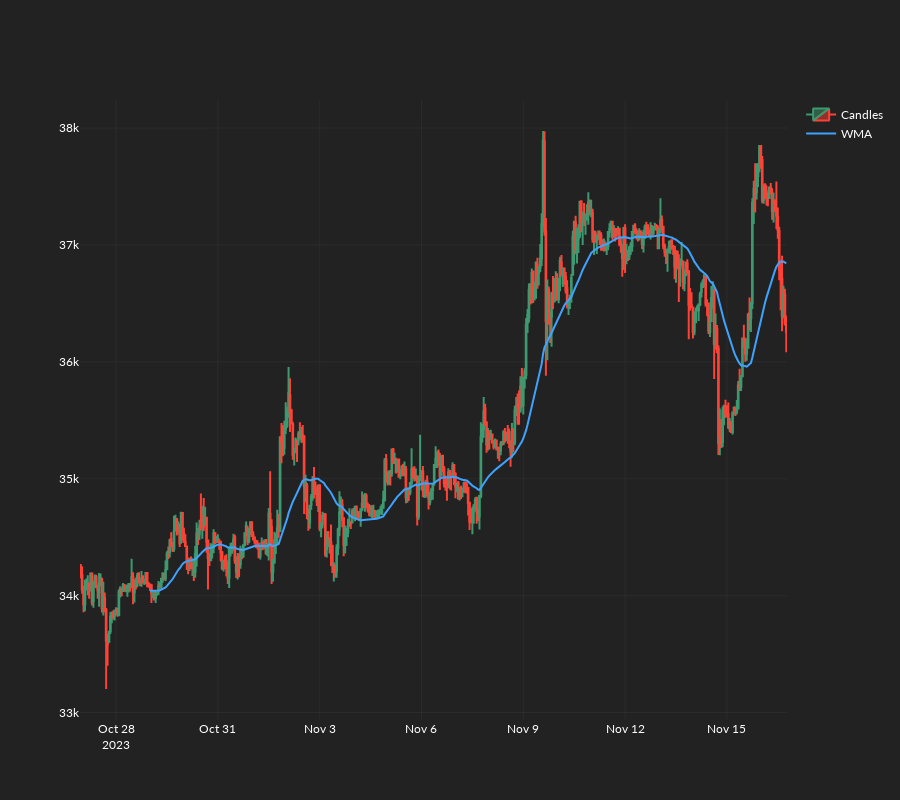

The notebook cell this image was saved under:
### Code cell
plot_wma(candles=candles, indicator=wma_tv(source=close, length=50))

### Figure 1 — Plotly figure (JSON) as saved in the notebook; plotly's stock layout.template omitted (floating-point values rounded to 4 significant figures; data arrays with more than 128 entries replaced by an {"elided": "..."} marker saying what was removed)
{"data": [{"close": {"elided": "500 float values"}, "high": {"elided": "500 float values"}, "low": {"elided": "500 float values"}, "name": "Candles", "open": {"elided": "500 float values"}, "type": "candlestick", "x": {"elided": "500 str values"}}, {"line": {"color": "#3EA3FF"}, "name": "WMA", "type": "scatter", "x": {"elided": "500 str values"}, "y": {"elided": "500 float values"}}], "layout": {"height": 800, "xaxis": {"rangeslider": {"visible": false}}}}
